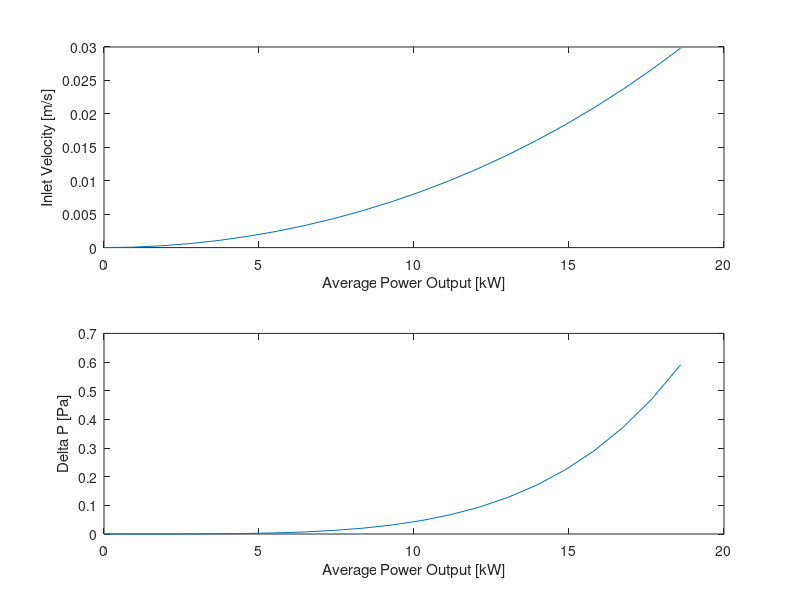

This chart was generated by the following MATLAB code:
%% Bank of Tubes Analysis on Subpack Cooling
clear all 
close all
%% Assumptions
%Nusselt Number correlation does not technically hold true since our flow
%regieme changes as a function of our velocity, however it is a decent
%enough of an approximation

%Average internal resistance of cell used
%Entropic heat not accounted for

%Air properties only evaluated at 30C and 50C
%% Parameters
P_avg = 18.6; % [kW] Average power 

%Cell Spacing (from center of one cell to another)
s_t = 24*10^-3; % [m] traverse spacing
s_l = 23*10^-3; % [m] longitudinal spacing
s_d = sqrt(s_l^2 + s_t^2); %[m] diagonal spacing

%Constants Based on Cell Config (assuming we are 
% C1= 0.35*(s_t/s_l)^(1/5);
C1 = 0.9;
C2 = 0.95;
m = 0.4;

%Cell Properties
T_cell_max = 50; %[C] 
T_ambient = 35; %[C]
N_rows = 12; %Number of rows
D_cell = 21.55 *10^-3; %[m] Cell diameter
R_cell = D_cell/2; % [m] Cell radius
k_cell = 2.15; %[W /m K] approximate average value from a paper
L_cell = 70.15*10^-3; % [m] Cell length/height
SA_cell = L_cell*2*pi*R_cell; %[m^2] Surface Area of cell
R_internal = 0.0135061; % [Ohms]

%Air Properties at 30 C
rho = 1.164; % [kg/m^3]
Cp = 1006; % [J/kg K]
mu = 18.72*10^-6; % [N s/m^2]
k = 26.62*10^-3; % [W/m K] 
Pr = mu*Cp/k; %

%Air Properties at 50 C (Surface Temp)
rho_s = 1.093; % [kg/m^3]
Cp_s = 1007; % [J/kg K]
mu_s = 19.53*10^-6; % [N s/m^2]
k_s = 28.08*10^-3; % [W/m K]
Pr_s = mu_s*Cp_s/k_s; %


%Pack Properties
V_nom = 432; % [V]



%% Calculations

%Matrix Initialization
n = 20; % number of intervals
P = 0:P_avg/n:P_avg;
V_inlet = size(P);
P_delta = size(P);

for i = 1:length(P)
    P_avg = P(i);
    %Heat generation and temperature calcs
    I = (P_avg*1000/V_nom)/3; %[A]
    q_total = I^2*R_internal; % [W]
    q_vol_gen = q_total/(pi*R_cell^2*L_cell); % [W/m^3]
    T_s = T_cell_max-(q_vol_gen*R_cell^2)/(4*k_cell); % [K]
    
    %Heat transfer coefficient 
    h= q_total/((T_s-T_ambient)*SA_cell);
    
    %Flow characteristics
    Nu = h*D_cell/k_s;
    Re_max = Nu/(C1*C2*Pr^m*(Pr/Pr_s)^0.25);
    
    %Checking where max velocity occurs
    A1 = (s_t-D_cell);
    A2 = 2*(s_d-D_cell);
    if A2<A1
        V_max = Re_max*mu/(rho*2*(s_d-D_cell)); %Vmax is at A2
        V_inlet(i) = V_max*2*(s_d-D_cell)/s_t;
    else
        V_max = Re_max*mu/(rho*(s_t-D_cell)); %Vmax is at A1
        V_inlet(i) = V_max*(s_t-D_cell)/s_t;
    end
    
    %Pressure Drop
    
    P_l = s_l/D_cell;
    P_t = s_t/D_cell;
    P_ratio = P_t/P_l;
    %Rough estimates of pressure drop coefficient
    X=1.1; 
    f = 0.9;
    P_delta(i) = N_rows*X*(rho*V_max^2/2)*f; %[Pa]
end

%% Plotting
figure()
subplot(2,1,1)
plot(P,V_inlet)
ylabel('Inlet Velocity [m/s]')
xlabel('Average Power Output [kW]')

subplot(2,1,2)
plot(P,P_delta)
ylabel('Delta P [Pa]')
xlabel('Average Power Output [kW]')